Frame 1 (no input): blank canvas, image omitted
Frame 60 (the mouse pressed at the canvas centre just before this capture): blank canvas, image omitted
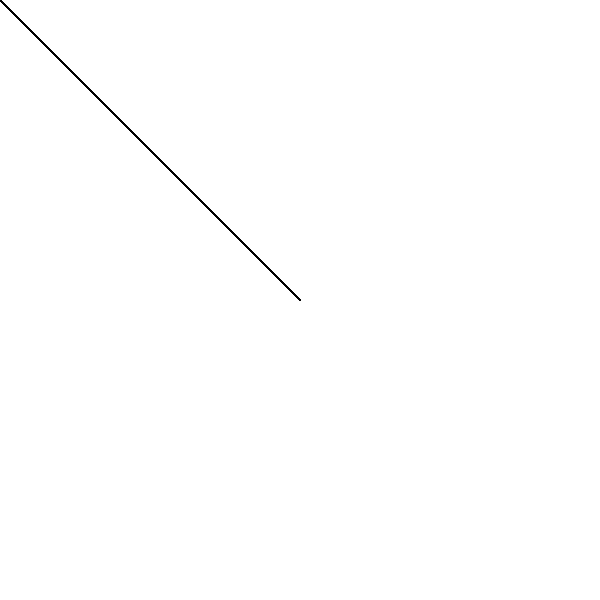
Frame 120 (the mouse held since frame 60 and released just before this capture)

The Processing sketch whose frames 1 and 60 were blank and that drew this single picture after the mouse press (run headless with seeded random() and noise(); from frame 60 on, the mouse is pressed at the canvas centre):

// Processing sketch: sketch_03_design_errors
// ── sketch_03_design_errors.pde
// QUESTION 3
// Make the lines follow the mouse as a trail behind the mouse position correctly
// The position is off and so is the assignment

//TECHNICALLY THE LINES ARE FOLLOWING THE MOUSE AS A TRAIL!!

float[] xPositions = new float[100];
float[] yPositions = new float[100];

void setup() {
  size(600, 600);
}

void draw() {
  background(255);
  for (int i = 0; i < xPositions.length - 1; i++) {
    line(xPositions[i], yPositions[i], mouseX, mouseY);
  }
 

  for (int i = xPositions.length - 1; i > 0; i--) {
    xPositions[i] = xPositions[i-1];
    yPositions[i] = yPositions[i-1];
  }

  xPositions[0] = mouseY;
  yPositions[0] = mouseX;
}
